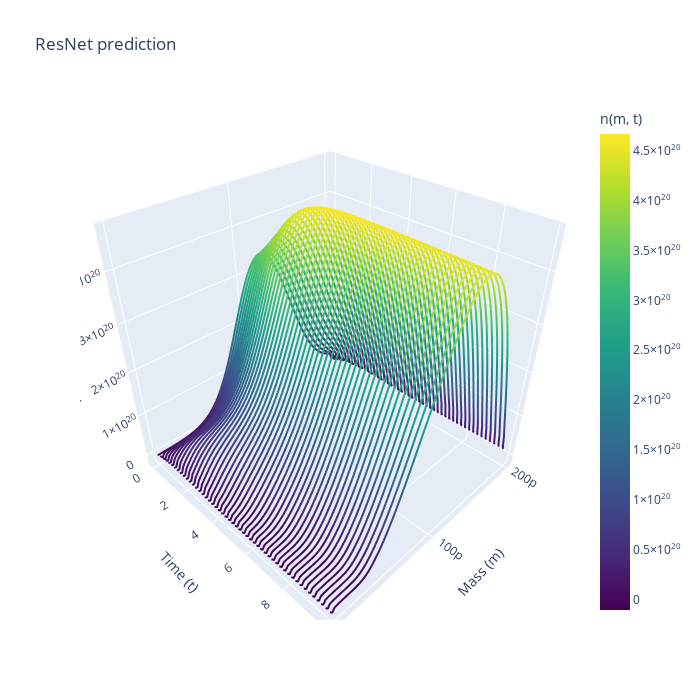

Notebook code for this chart:
### Code cell
#prediction step
n0=Dataset_validation[0]["n"][:,0]
S0=Dataset_validation[0]["initial_substrate"]
N_Conv,S_Conv = rollout(model=model5, n0=n0, s0=S0, steps=T-1, n_max=n_max, S_max=S_max,return_numpy=True)

plot_spaghetti(m=m,t=torch.linspace(0,10,T),N=N_Conv,title="ResNet prediction")
biomass_Conv  = (N_Conv  * m.numpy()[:,None]).sum(axis=0) * delta_m.numpy()
plt.plot(t_eval,biomass_Conv,label="Conv Biomass prediction")
plt.plot(t_eval,S_Conv,label="Conv Substrate Prediction")
plt.legend()
plt.grid()
plt.show()
